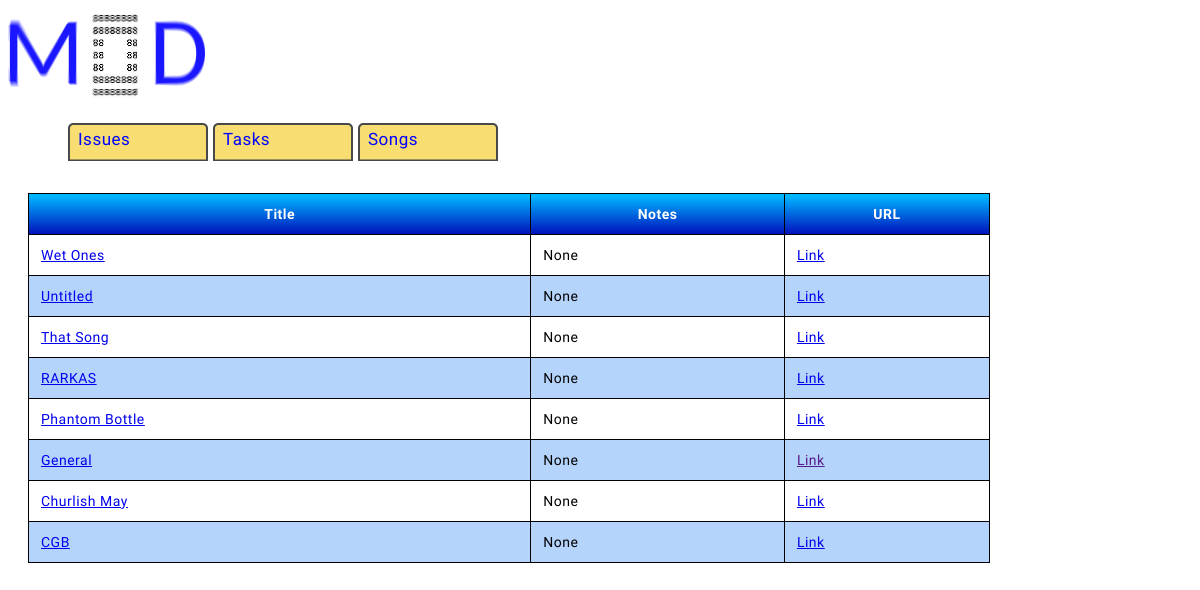
Page /issues/songs/ on the committed database.
### issues/models.py (models this page shows, shortened)
class Song(models.Model):
    title = models.CharField(max_length=50, default='')
    notes = models.CharField(max_length=200, default='None')
    url = models.CharField(max_length=500, default='')

### issues/views.py (the view)
class SongIndexView(generic.ListView):
    template_name = 'issues/index.html'
    context_object_name = 'song_recent_list'
    def get_queryset(self):
        return Song.objects.order_by('-title')[:25]

### issues/templates/issues/index.html (shortened to what this page needs)
{% load staticfiles %}
<link rel="stylesheet" type="text/css" href="{% static 'issues/style.css' %}"/>
<head>
</head>
<body>
<header id='header'>
    <img src="{% static 'issues/images/mod.png' %}"/>
    <div class='top'>
        <ul>
            <a href="{% url 'issues:index' %}"><li>Issues</li></a>
            <a href="{% url 'issues:task_index' %}"><li>Tasks</li></a>
            <a href="{% url 'issues:song_index' %}"><li>Songs</li></a>
        </ul>
    </div>
</header>
<div class="list">
<div class="issueTableList" >
                <table>
                      {% if issue_recent_list %}
                            <tr>
                                <td>Title</td>
                                <td>Description</td>
                                <td>Type</td>
                                <td>Priority</td>
                                <td>Status</td>
                                <td>Date</td>
                                <td>User</td>
                            </tr>
                        {% for issue in issue_recent_list %}
                            <tr>
                                <td><a href="{% url 'issues:detail' issue.id %}">{{ issue.title}}</a></td>
                                <td>{{ issue.description }}</td>
                                <td>{{ issue.typeof }}</td>
                                <td>{{ issue.severity }}</td>
                                <td>{{ issue.status }}</td>
                                <td>{{ issue.date }}</td>
                                <td>{{ issue.postedby }}</td>
                            </tr>
                        {% endfor %}
                    {% elif song_recent_list %}
                            <tr>
                                <td>Title</td>
                                <td>Notes</td>
                                <td>URL</td>
                            </tr>
                        {% for song in song_recent_list %}
                            <tr>
                                <td><a href="{% url 'issues:index' %} ">{{ song.title }}</a></td>
                                <td>{{ song.notes }}</td>
                                <td><a href="{{ song.url }}">Link</a></td>
                            </tr>
                        {% endfor %}
                    {% else %}
                        <tr>
                            <td><strong>There is nothing here. Yay!</strong></td>
                        </tr>
                    {% endif %}
                </table>
</div>
</div>
</body>

### issues/static/issues/style.css (style rules this page uses)
body,input,textarea,select { font-family: 'Source Sans Pro', sans-serif; font-weight: 300; font-size: 14pt; line-height: 1.75em; color: #000000; letter-spacing: 0.5px; }
.list { float:left; width:960px; padding:20px 20px 40px 20px; line-height:18px; }
.issueTableList { margin:0px;padding:0px; width:100%; border:1px solid #000000; }
.issueTableList table { border-collapse: collapse; border-spacing: 0; width:100%; # height:100%; }
.issueTableList tr:nth-child(odd) { background-color:#b5d4fc; }
.issueTableList tr:nth-child(even) { background-color:#ffffff; }
.issueTableList td { vertical-align:middle; border:1px solid #000000; border-width:0px 1px 1px 0px; text-align:left; padding:12px; font-size:14px; font-family: 'Source Sans Pro', sans-serif; font-weight:normal; color:#000000; white-space: nowrap; overflow: hidden; text-overflow: ellipsis; max-width: 150px; }
.issueTableList tr:last-child td { border-width:0px 1px 0px 0px; }
.issueTableList tr td:last-child { border-width:0px 0px 1px 0px; }
.issueTableList tr:last-child td:last-child { border-width:0px 0px 0px 0px; }
.issueTableList tr:first-child td { background:-o-linear-gradient(bottom, #00b6ff 5%, #0012bc 100%); background:-webkit-gradient( linear, left top, left bottom, color-stop(0.05, #00b6ff), color-stop(1, #0012bc) ); background:-moz-linear-gradient( center top, #00b6ff 5%, #0012bc 100% ); filter:progid:DXImageTransform.Microsoft.gradient(startColorstr="#00b6ff", endColorstr="#0012bc"); background: -o-linear-gradient(top,#00b6ff,0012bc); background-color:#00b6ff; border:0px solid #000000; text-align:center; border-width:0px 0px 1px 1px; font-size:14px; font-family: 'Source Sans Pro', sans-serif; font-weight:bold; color:#ffffff; }
.issueTableList tr:first-child td:first-child { border-width:0px 0px 1px 0px; }
.issueTableList tr:first-child td:last-child { border-width:0px 0px 1px 1px; }
.top { float: left; width:960px; padding:0px 20px 0px 20px; }
.top a { text-decoration: none; }
.top a:link { color: #0000FF; }
.top li { float: left; width: 125px; height: 50px; margin-top: 1px; text-align: left; font-size: 17px; background:url('images/tab.png'); background-repeat: no-repeat; list-style-type: none; padding: 0px 10px; }
#header { float: left; }
#header img { float: left; }

### rows in the picture
Song: title "Wet Ones", notes "None"
Song: title "Untitled", notes "None"
Song: title "That Song", notes "None"
Song: title "RARKAS", notes "None"
Song: title "Phantom Bottle", notes "None"
Song: title "General", notes "None"
Song: title "Churlish May", notes "None"
Song: title "CGB", notes "None"
